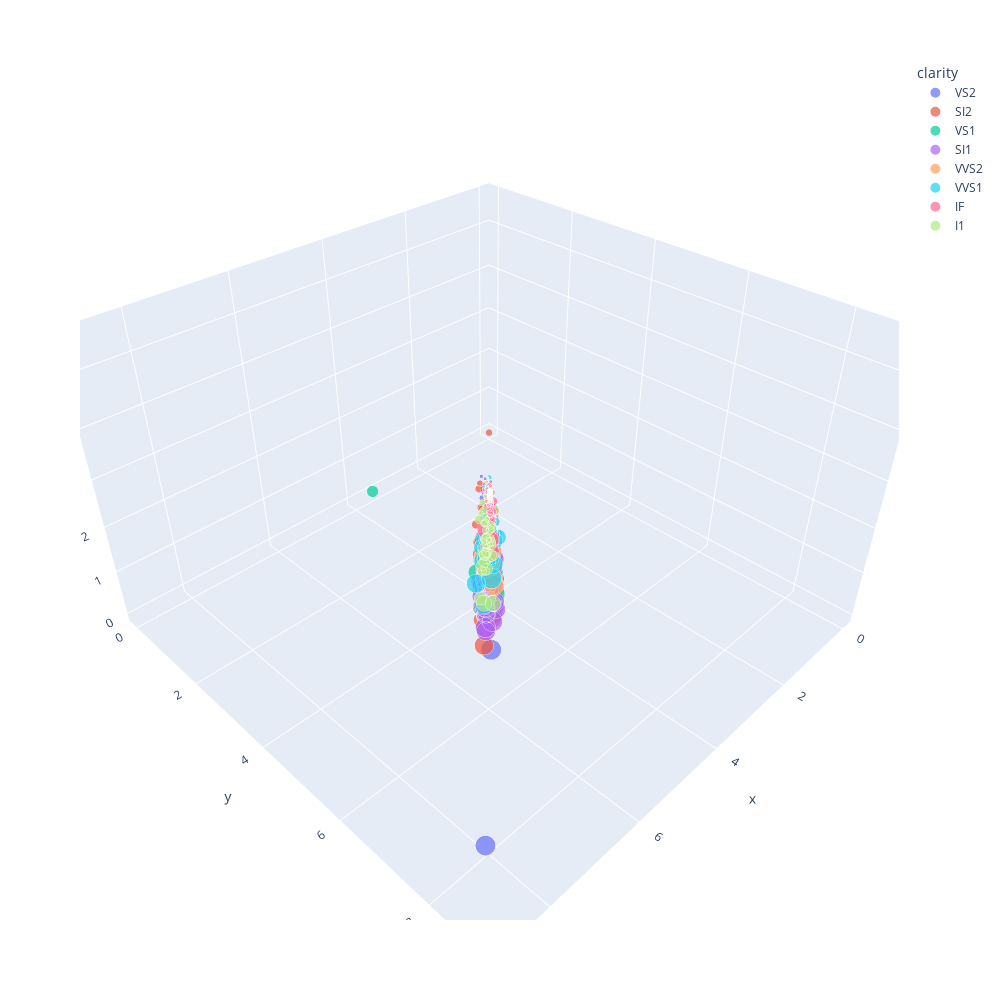

This figure's notebook cell:
### Markdown cell above
### How do x, y, and z relate to each other?

### Code cell
plt.figure(figsize=(16, 16))
fig = px.scatter_3d(
    sample,
    x='x',
    y='y',
    z='z',
    color='clarity',
    size='price'
)
fig.update_layout(
    width=1000,
    height=1000
)

fig.show()

### Figure 1 — Plotly figure (JSON) as saved in the notebook; plotly's stock layout.template omitted (floating-point values rounded to 4 significant figures; data arrays with more than 128 entries replaced by an {"elided": "..."} marker saying what was removed)
{"data": [{"hovertemplate": "clarity=VS2<br>x=%{x}<br>y=%{y}<br>z=%{z}<br>price=%{marker.size}<extra></extra>", "legendgroup": "VS2", "marker": {"color": "#636efa", "size": {"elided": "711 int values"}, "sizemode": "area", "sizeref": 46.9, "symbol": "circle"}, "mode": "markers", "name": "VS2", "scene": "scene", "showlegend": true, "type": "scatter3d", "x": {"elided": "711 float values"}, "y": {"elided": "711 float values"}, "z": {"elided": "711 float values"}}, {"hovertemplate": "clarity=SI2<br>x=%{x}<br>y=%{y}<br>z=%{z}<br>price=%{marker.size}<extra></extra>", "legendgroup": "SI2", "marker": {"color": "#EF553B", "size": {"elided": "513 int values"}, "sizemode": "area", "sizeref": 46.9, "symbol": "circle"}, "mode": "markers", "name": "SI2", "scene": "scene", "showlegend": true, "type": "scatter3d", "x": {"elided": "513 float values"}, "y": {"elided": "513 float values"}, "z": {"elided": "513 float values"}}, {"hovertemplate": "clarity=VS1<br>x=%{x}<br>y=%{y}<br>z=%{z}<br>price=%{marker.size}<extra></extra>", "legendgroup": "VS1", "marker": {"color": "#00cc96", "size": {"elided": "462 int values"}, "sizemode": "area", "sizeref": 46.9, "symbol": "circle"}, "mode": "markers", "name": "VS1", "scene": "scene", "showlegend": true, "type": "scatter3d", "x": {"elided": "462 float values"}, "y": {"elided": "462 float values"}, "z": {"elided": "462 float values"}}, {"hovertemplate": "clarity=SI1<br>x=%{x}<br>y=%{y}<br>z=%{z}<br>price=%{marker.size}<extra></extra>", "legendgroup": "SI1", "marker": {"color": "#ab63fa", "size": {"elided": "682 int values"}, "sizemode": "area", "sizeref": 46.9, "symbol": "circle"}, "mode": "markers", "name": "SI1", "scene": "scene", "showlegend": true, "type": "scatter3d", "x": {"elided": "682 float values"}, "y": {"elided": "682 float values"}, "z": {"elided": "682 float values"}}, {"hovertemplate": "clarity=VVS2<br>x=%{x}<br>y=%{y}<br>z=%{z}<br>price=%{marker.size}<extra></extra>", "legendgroup": "VVS2", "marker": {"color": "#FFA15A", "size": {"elided": "294 int values"}, "sizemode": "area", "sizeref": 46.9, "symbol": "circle"}, "mode": "markers", "name": "VVS2", "scene": "scene", "showlegend": true, "type": "scatter3d", "x": {"elided": "294 float values"}, "y": {"elided": "294 float values"}, "z": {"elided": "294 float values"}}, {"hovertemplate": "clarity=VVS1<br>x=%{x}<br>y=%{y}<br>z=%{z}<br>price=%{marker.size}<extra></extra>", "legendgroup": "VVS1", "marker": {"color": "#19d3f3", "size": {"elided": "201 int values"}, "sizemode": "area", "sizeref": 46.9, "symbol": "circle"}, "mode": "markers", "name": "VVS1", "scene": "scene", "showlegend": true, "type": "scatter3d", "x": {"elided": "201 float values"}, "y": {"elided": "201 float values"}, "z": {"elided": "201 float values"}}, {"hovertemplate": "clarity=IF<br>x=%{x}<br>y=%{y}<br>z=%{z}<br>price=%{marker.size}<extra></extra>", "legendgroup": "IF", "marker": {"color": "#FF6692", "size": [974, 2524, 1441, 1193, 865, 6549, 1276, 2387, 1284, 868, 3234, 838, 13360, 1095, 873, 1003, 945, 1007, 1987, 3772, 1397, 946, 1712, 1406, 828, 559, 1044, 918, 2128, 16073, 1866, 918, 957, 925, 8446, 3378, 3301, 545, 977, 1248, 1377, 2442, 914, 1092, 1425, 891, 943, 1400, 1592, 1052, 526, 1046, 1020, 12467, 648, 943, 2882, 1185, 1220, 914, 2287, 1201, 1116, 1001, 837, 673, 12539, 2352, 489, 827, 926, 1763, 673, 3444, 946, 958, 13344, 1957, 3536, 931, 635, 1010, 814, 1064, 886, 891, 873, 895, 863, 1310, 947, 954, 1073, 891, 2098], "sizemode": "area", "sizeref": 46.9, "symbol": "circle"}, "mode": "markers", "name": "IF", "scene": "scene", "showlegend": true, "type": "scatter3d", "x": [4.51, 5.11, 4.89, 4.68, 4.55, 5.47, 4.49, 5.19, 4.73, 4.55, 5.7, 4.48, 6.95, 4.38, 4.37, 4.6, 4.54, 4.74, 4.97, 5.7, 4.77, 4.49, 5.29, 4.75, 4.71, 3.99, 4.5, 4.41, 5.19, 6.37, 5.38, 4.42, 4.47, 4.43, 6.83, 4.99, 5.76, 4.09, 4.43, 4.42, 4.94, 5.29, 4.39, 4.59, 4.8, 4.37, 4.38, 4.76, 5.39, 4.47, 3.99, 4.36, 4.43, 6.95, 4.15, 4.42, 5.62, 4.89, 4.77, 4.37, 4.46, 4.79, 4.62, 4.56, 4.4, 4.25, 6.54, 5.1, 4.32, 4.66, 4.66, 5.21, 4.44, 5.76, 4.47, 4.35, 6.49, 5.15, 5.61, 4.61, 4.36, 4.38, 4.41, 4.69, 4.34, 4.35, 4.29, 4.28, 4.5, 4.82, 4.33, 4.48, 4.6, 4.36, 5.33], "y": [4.54, 5.14, 4.94, 4.7, 4.58, 5.5, 4.52, 5.15, 4.7, 4.58, 5.74, 4.51, 6.99, 4.41, 4.39, 4.64, 4.52, 4.78, 5.01, 5.75, 4.73, 4.51, 5.32, 4.81, 4.74, 4.01, 4.52, 4.44, 5.27, 6.33, 5.41, 4.45, 4.52, 4.47, 6.8, 5.09, 5.82, 4.13, 4.41, 4.39, 4.99, 5.32, 4.43, 4.62, 4.81, 4.39, 4.42, 4.77, 5.41, 4.43, 4.04, 4.33, 4.41, 6.99, 4.18, 4.46, 5.65, 4.93, 4.79, 4.39, 4.52, 4.82, 4.59, 4.6, 4.34, 4.28, 6.57, 5.13, 4.33, 4.73, 4.7, 5.26, 4.47, 5.8, 4.49, 4.4, 6.54, 5.18, 5.65, 4.63, 4.42, 4.4, 4.42, 4.81, 4.37, 4.38, 4.33, 4.32, 4.52, 4.8, 4.37, 4.51, 4.56, 4.4, 5.38], "z": [2.8, 3.2, 3.07, 2.86, 2.85, 3.43, 2.78, 3.19, 2.84, 2.8, 3.56, 2.77, 4.3, 2.75, 2.6, 2.85, 2.83, 2.98, 3.08, 3.54, 2.89, 2.76, 3.19, 2.96, 2.95, 2.47, 2.81, 2.7, 3.27, 4.02, 3.3, 2.75, 2.78, 2.75, 4.24, 3.17, 3.6, 2.55, 2.67, 2.65, 3.08, 3.26, 2.69, 2.85, 2.98, 2.7, 2.75, 2.99, 3.23, 2.74, 2.54, 2.7, 2.73, 4.34, 2.57, 2.72, 3.54, 3.02, 2.92, 2.68, 2.79, 2.99, 2.72, 2.77, 2.68, 2.61, 4.06, 3.16, 2.66, 2.86, 2.83, 3.27, 2.71, 3.48, 2.77, 2.72, 4.04, 3.23, 3.38, 2.81, 2.72, 2.73, 2.72, 2.8, 2.69, 2.68, 2.64, 2.69, 2.79, 2.98, 2.64, 2.67, 2.78, 2.69, 3.22]}, {"hovertemplate": "clarity=I1<br>x=%{x}<br>y=%{y}<br>z=%{z}<br>price=%{marker.size}<extra></extra>", "legendgroup": "I1", "marker": {"color": "#B6E880", "size": [3205, 3794, 6436, 2342, 940, 5405, 3300, 2160, 3718, 4509, 5993, 11221, 7403, 6002, 5617, 6261, 3678, 1761, 11119, 2674, 1069, 3457, 3080, 2376, 938, 5161, 2064, 2846, 3175, 3203, 1019, 3144, 2815, 3542, 2364, 2624, 701, 2036, 4600, 3686, 5998, 1773], "sizemode": "area", "sizeref": 46.9, "symbol": "circle"}, "mode": "markers", "name": "I1", "scene": "scene", "showlegend": true, "type": "scatter3d", "x": [6.61, 6.83, 7.59, 6.35, 5.48, 7.74, 6.32, 4.72, 6.51, 6.96, 7.5, 8.51, 8.25, 7.81, 7.46, 7.26, 6.61, 5.79, 8.44, 6.13, 5.65, 7.4, 6.41, 6.57, 5.23, 7.23, 6.31, 6.25, 6.99, 6.35, 5.46, 7.01, 6.55, 6.63, 6.41, 6.2, 5.04, 6.31, 7.31, 6.94, 7.62, 6.09], "y": [6.67, 6.93, 7.56, 6.3, 5.45, 7.7, 6.35, 4.6, 6.46, 6.93, 7.47, 8.44, 8.12, 7.75, 7.37, 7.3, 6.65, 5.76, 8.51, 6.18, 5.48, 7.28, 6.44, 6.5, 5.15, 7.15, 6.25, 6.18, 6.81, 6.42, 5.42, 6.95, 6.5, 6.68, 6.35, 6.23, 4.96, 6.22, 7.23, 6.89, 7.51, 5.96], "z": [4.05, 4.15, 4.73, 3.65, 3.26, 5.36, 3.99, 2.6, 4.0, 4.28, 5.04, 5.29, 5.0, 5.19, 4.8, 4.61, 4.1, 3.47, 5.29, 3.88, 3.48, 4.42, 3.94, 4.34, 3.04, 4.39, 3.93, 3.99, 4.78, 4.08, 3.24, 3.99, 3.94, 4.14, 3.93, 3.87, 3.23, 4.03, 4.6, 4.24, 4.78, 4.15]}], "layout": {"height": 1000, "legend": {"itemsizing": "constant", "title": {"text": "clarity"}, "tracegroupgap": 0}, "margin": {"t": 60}, "scene": {"domain": {"x": [0, 1], "y": [0, 1]}, "xaxis": {"title": {"text": "x"}}, "yaxis": {"title": {"text": "y"}}, "zaxis": {"title": {"text": "z"}}}, "width": 1000}}
